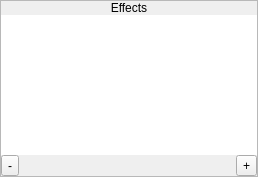
              <widget class="QFrame" name="frame_4">
               <property name="sizePolicy">
                <sizepolicy hsizetype="Preferred" vsizetype="Fixed">
                 <horstretch>0</horstretch>
                 <verstretch>0</verstretch>
                </sizepolicy>
               </property>
               <property name="frameShape">
                <enum>QFrame::StyledPanel</enum>
               </property>
               <property name="frameShadow">
                <enum>QFrame::Raised</enum>
               </property>
               <layout class="QVBoxLayout" name="verticalLayout_13">
                <property name="spacing">
                 <number>0</number>
                </property>
                <property name="leftMargin">
                 <number>0</number>
                </property>
                <property name="topMargin">
                 <number>0</number>
                </property>
                <property name="rightMargin">
                 <number>0</number>
                </property>
                <property name="bottomMargin">
                 <number>0</number>
                </property>
                <item>
                 <widget class="QLabel" name="label_22">
                  <property name="sizePolicy">
                   <sizepolicy hsizetype="Preferred" vsizetype="Fixed">
                    <horstretch>0</horstretch>
                    <verstretch>0</verstretch>
                   </sizepolicy>
                  </property>
                  <property name="text">
                   <string>Effects</string>
                  </property>
                  <property name="alignment">
                   <set>Qt::AlignCenter</set>
                  </property>
                 </widget>
                </item>
                <item>
                 <widget class="QWidget" name="widget_22" native="true">
                  <layout class="QVBoxLayout" name="verticalLayout_16">
                   <property name="spacing">
                    <number>0</number>
                   </property>
                   <property name="leftMargin">
                    <number>0</number>
                   </property>
                   <property name="topMargin">
                    <number>0</number>
                   </property>
                   <property name="rightMargin">
                    <number>0</number>
                   </property>
                   <property name="bottomMargin">
                    <number>0</number>
                   </property>
                   <item>
                    <widget class="QListWidget" name="lstEffects">
                     <property name="minimumSize">
                      <size>
                       <width>0</width>
                       <height>140</height>
                      </size>
                     </property>
                     <property name="maximumSize">
                      <size>
                       <width>16777215</width>
                       <height>140</height>
                      </size>
                     </property>
                     <property name="frameShape">
                      <enum>QFrame::NoFrame</enum>
                     </property>
                     <property name="verticalScrollBarPolicy">
                      <enum>Qt::ScrollBarAlwaysOff</enum>
                     </property>
                     <property name="horizontalScrollBarPolicy">
                      <enum>Qt::ScrollBarAlwaysOff</enum>
                     </property>
                    </widget>
                   </item>
                   <item>
                    <widget class="QWidget" name="widget_23" native="true">
                     <layout class="QHBoxLayout" name="horizontalLayout_9">
                      <property name="spacing">
                       <number>0</number>
                      </property>
                      <property name="leftMargin">
                       <number>0</number>
                      </property>
                      <property name="topMargin">
                       <number>0</number>
                      </property>
                      <property name="rightMargin">
                       <number>0</number>
                      </property>
                      <property name="bottomMargin">
                       <number>0</number>
                      </property>
                      <item>
                       <widget class="QToolButton" name="btnDeleteEffect">
                        <property name="text">
                         <string>-</string>
                        </property>
                        <property name="icon">
                         <iconset resource="icons.qrc">
                          <normaloff>:/icons/delete.png</normaloff>:/icons/delete.png</iconset>
                        </property>
                       </widget>
                      </item>
                      <item>
                       <widget class="QWidget" name="widget_24" native="true"/>
                      </item>
                      <item>
                       <widget class="QToolButton" name="btnAddEffect">
                        <property name="text">
                         <string>+</string>
                        </property>
                        <property name="icon">
                         <iconset resource="icons.qrc">
                          <normaloff>:/icons/add.png</normaloff>:/icons/add.png</iconset>
                        </property>
                       </widget>
                      </item>
                     </layout>
                    </widget>
                   </item>
                  </layout>
                 </widget>
                </item>
               </layout>
              </widget>
